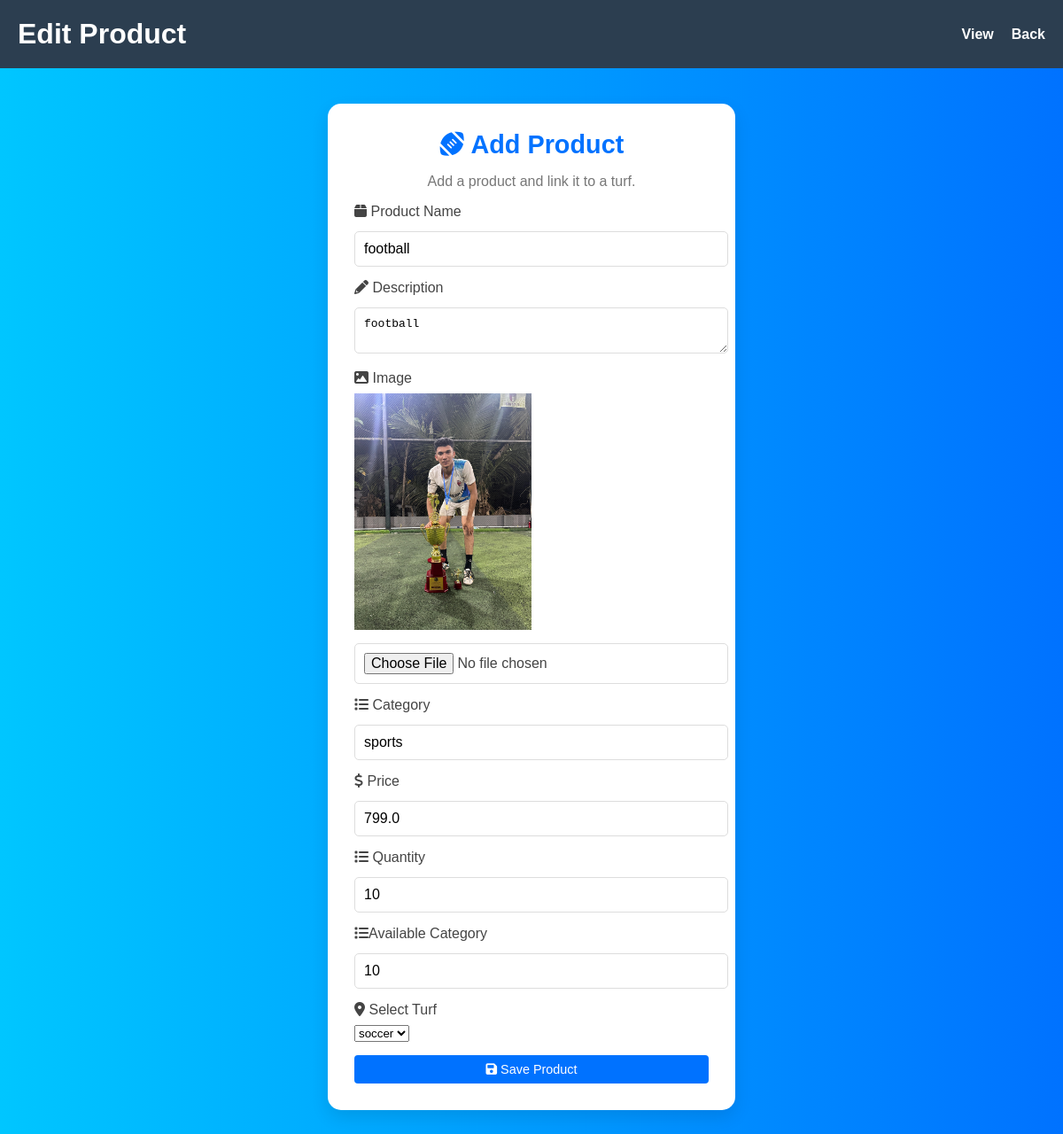
/turfapp/editproduct/2/ (signed in), run on an earlier commit of the app's database.
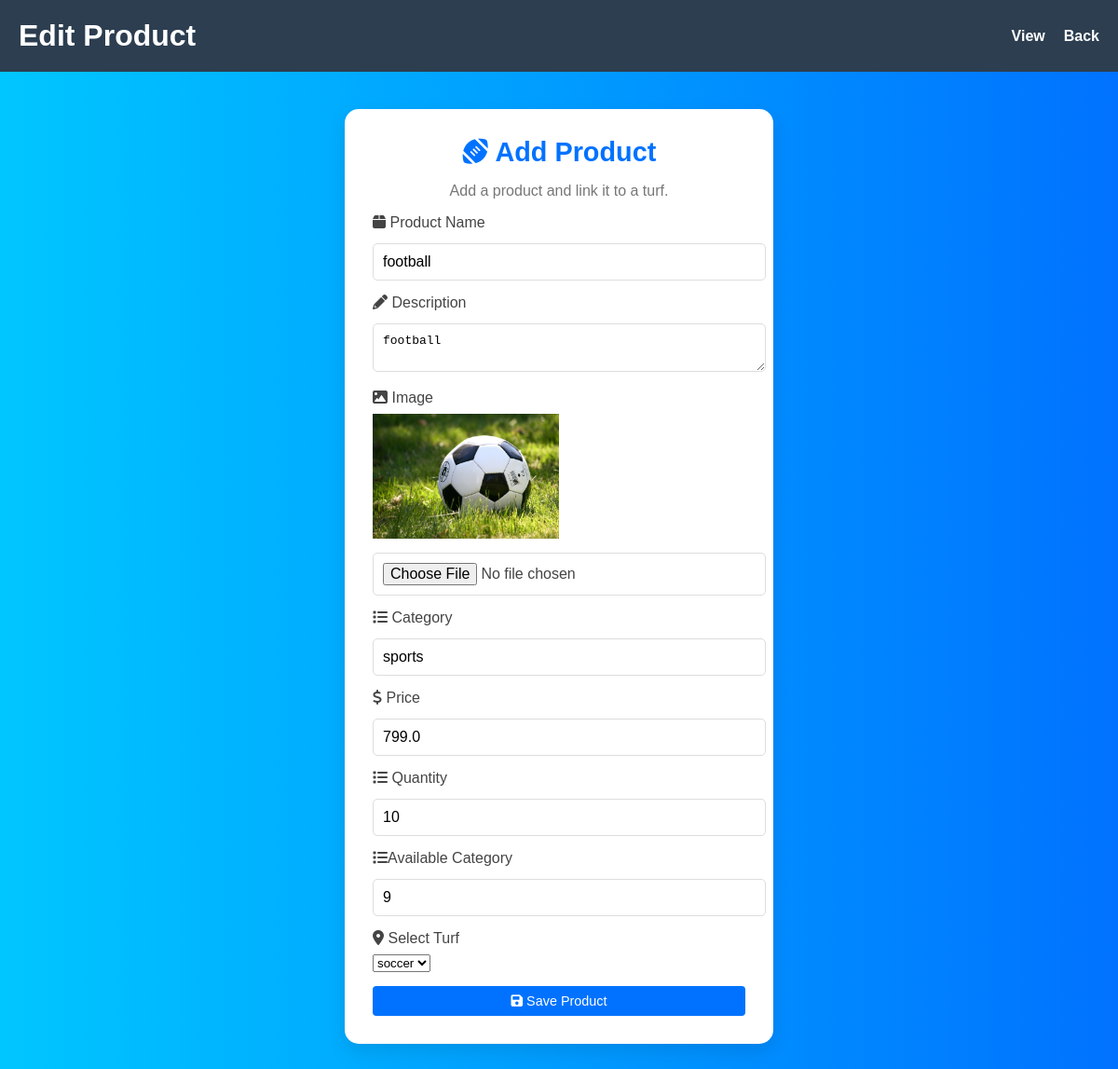
And on a later commit of the database.
### turfapp/models.py (models this page shows)
class Product(models.Model):
        Ownerid = models.ForeignKey(Userprofile, on_delete=models.CASCADE, blank=True, null=True)
        turfid = models.ForeignKey(Turf, on_delete=models.CASCADE, blank=True, null=True)
        productname=models.CharField(max_length=250,null=True,blank=True)
        category=models.CharField(max_length=250,null=True,blank=True)
        description=models.CharField(max_length=250,null=True,blank=True)
        image=models.ImageField(upload_to="images/",null=True,blank=True)
        price=models.FloatField(null=True,blank=True)
        quantity=models.CharField(max_length=250,null=True,blank=True)
        availablequantity=models.CharField(max_length=250,null=True,blank=True)
        status =models.CharField(max_length=50,default=True)
        is_active = models.BooleanField(null=False, blank=True, default=True)
        created_at = models.DateTimeField(auto_now=True)
        updated_at= models.DateTimeField(auto_now=True)

### turfapp/views.py (the view, shortened to what this page needs)
# urls.py: path('editproduct/<int:id>/', Editproduct.as_view(), name='edit_product'),
class Editproduct(View):
    def get(self, request, id):
        user_id = request.session['user_id']
        user_profile = Userprofile.objects.get(id=user_id)
        turfs = Turf.objects.filter(Ownername=user_profile)
        product = Product.objects.get(pk=id)
        form = ProductForm(instance=product)
        return render(request, 'turf/editproduct.html', {'product': form, 'turfs': turfs, 'current_turf': product.turfid})

### turfapp/forms.py
class ProductForm(forms.ModelForm):
    class Meta:
        model = Product
        fields = ['productname','description', 'image','price','turfid','category','quantity','availablequantity']

### templates/turf/editproduct.html (shortened to what this page needs)
{% load static %}
<!DOCTYPE html>
<html lang="en">
<head>
    <link rel="stylesheet" href="{% static 'turfcss/style.css' %}">
    <link rel="stylesheet" href="{% static 'turfcss/turfhome.css' %}">
    <link rel="stylesheet" href="https://cdnjs.cloudflare.com/ajax/libs/font-awesome/6.0.0/css/all.min.css">
</head>
<body>
    <header class="header">
        <div class="logo">
            <h1>Edit Product</h1>
        </div>
        <nav class="nav">
            <ul>
                <li><a href="{% url 'turfapp:view_product' %}">View</a></li>
                <li><a href="{% url 'turfapp:loadturf' %}">Back</a></li>
            </ul>
        </nav>
    </header>
    <div class="container">
        <div class="form-header">
            <h2><i class="fas fa-football-ball"></i> Add Product</h2>
            <p>Add a product and link it to a turf.</p>
        </div>
        <form method="post" enctype="multipart/form-data">
            <div class="form-group">
                <label for="productname"><i class="fas fa-box"></i> Product Name</label>
                <input type="text" id="productname" name="productname" value={{product.instance.productname}} required>
            </div>
            <div class="form-group">
                <label for="description"><i class="fas fa-pencil-alt"></i> Description</label>
                <textarea id="description" name="description" placeholder="Enter Description" required>{{product.instance.productname}}</textarea>
            </div>
            <div class="form-group">
                <label for="image"><i class="fas fa-image"></i> Image</label>
                {% if product.instance.image %}
                    <img src="{{ product.instance.image.url }}" alt="Product Image" style="max-width: 200px; display: block; margin-bottom: 10px;">
                {% endif %}
                <input type="file" id="image" name="image">
            </div>
            <div class="form-group">
                <label for="category"><i class="fa-solid fa-list"></i> Category</label>
                <input type="text" id="image" name="category"  value={{product.instance.category}} required>
            </div>
            <div class="form-group">
                <label for="price"><i class="fas fa-dollar-sign"></i> Price</label>
                <input type="number" step="0.01" id="price" name="price" value={{product.instance.price}} required>
            </div>
            <div class="form-group">
                <label for="quantity"><i class="fa-solid fa-list"></i> Quantity</label>
                <input type="text" id="image" name="quantity"  value={{product.instance.quantity}} required>
            </div>
            <div class="form-group">
                <label for="availablequantity"><i class="fa-solid fa-list"></i>Available Category</label>
                <input type="text" id="availablequantity" name="availablequantity"  value={{product.instance.availablequantity}} required>
            </div>
            <div class="form-group">
                <label for="turfid"><i class="fas fa-map-marker-alt"></i> Select Turf</label>
                <select name="turfid" id="turfid" required>
                    {% for turf in turfs %}
                        <option value="{{ turf.id }}" {% if turf.id == current_turf.id %}selected{% endif %}>
                            {{ turf.turfname }}
                        </option>
                    {% endfor %}
                </select>
            </div>
            <button type="submit" class="btn"><i class="fas fa-save"></i> Save Product</button>
        </form>
    </div>
</body>
</html>

What changed in the data, as far as the page shows it:
changed Product "football": instance.image: a different picture; availablequantity "10" → "9"
